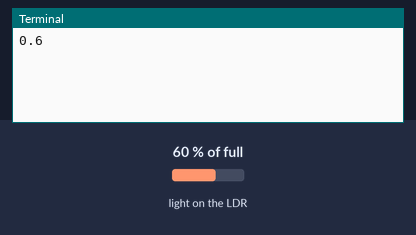
Simulated run of this program. Board: Raspberry Pi (BCM pin numbers). Parts: the last lines printed to the terminal. The test bench sets the inputs (shaded band); at power-on: light on the LDR 60 % of full.

Above: at 1.2 s.
1.3 s: light on the LDR set to 2 % of full
At 1.8 s:
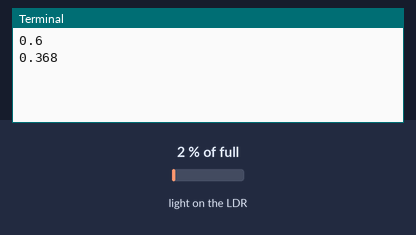
2.8 s: light on the LDR set to 25 % of full
At 4.2 s:
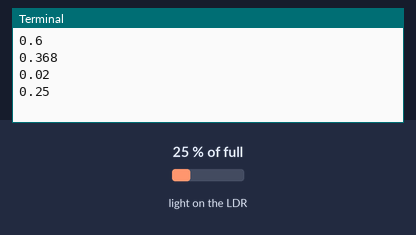
Timing chart, 0 to 5.8 s (numbered marks = the images above; inputs shaded):
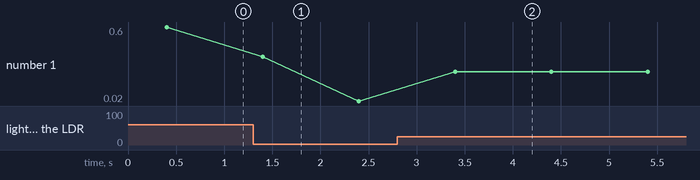

Measured:
- after the input at 1.3 s, the terminal: prints a new line after 0.10 s (image 1)
- after the input at 2.8 s, the terminal: prints a new line after 0.60 s (image 2)
- plotted number 1: 0.6 → 0.02 after the input at 1.3 s, 0.02 → 0.25 after the input at 2.8 s

The program:

LightSensor_gpiozero.py
```python
from gpiozero import LightSensor
from time import sleep

sensor = LightSensor(20)

while True:
    #sensor.wait_for_light()
    #print("It's light! :)")
    #sensor.wait_for_dark()
    #print("It's dark :(")
    print(sensor.value)
    sleep(1)
```
